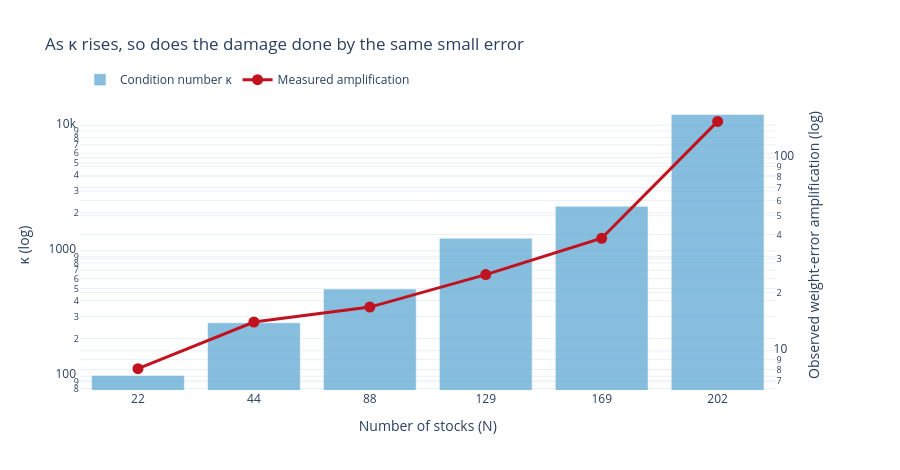

The notebook cell saved with this chart:
### Code cell
fig = make_subplots(specs=[[{"secondary_y": True}]])
fig.add_trace(go.Bar(x=amp_df["N"].astype(str), y=amp_df["kappa"],
                     name="Condition number κ", marker_color=AIRM_COLOURS[2], opacity=0.75))
fig.add_trace(go.Scatter(x=amp_df["N"].astype(str), y=amp_df["amplification"],
                         name="Measured amplification", mode="lines+markers",
                         line=dict(color=AIRM_COLOURS[1], width=3), marker=dict(size=11)),
              secondary_y=True)
fig.update_yaxes(title_text="κ (log)", type="log", secondary_y=False)
fig.update_yaxes(title_text="Observed weight-error amplification (log)", type="log",
                 secondary_y=True)
fig.update_layout(title="As κ rises, so does the damage done by the same small error",
                  template=AIRM_TEMPLATE, height=470,
                  xaxis_title="Number of stocks (N)",
                  legend=dict(orientation="h", y=1.12))
fig.show()

lr = sps.linregress(np.log10(amp_df["kappa"]), np.log10(amp_df["amplification"]))
print(f"log-log slope: {lr.slope:.2f}   R² = {lr.rvalue**2:.3f}")
print(f"\nAmplification climbs from {amp_df['amplification'].iloc[0]:.0f}x "
      f"to {amp_df['amplification'].iloc[-1]:.0f}x as κ climbs from "
      f"{amp_df['kappa'].iloc[0]:,.0f} to {amp_df['kappa'].iloc[-1]:,.0f}.")
print("\nNote the amplification is well BELOW κ in every row. κ is an upper bound -- the")
print("worst case -- and a RANDOM error does not happen to point in the worst direction.")
print("Which raises the obvious question: what does the worst direction look like?")

### Figure 1 — Plotly figure (JSON) as saved in the notebook; plotly's stock layout.template omitted (floating-point values rounded to 4 significant figures)
{"data": [{"marker": {"color": "#5fa8d3"}, "name": "Condition number κ", "opacity": 0.75, "type": "bar", "x": ["22", "44", "88", "129", "169", "202"], "y": [101.4, 266.8, 496.1, 1260.0, 2262.0, 12200.0]}, {"line": {"color": "#c1121f", "width": 3}, "marker": {"size": 11}, "mode": "lines+markers", "name": "Measured amplification", "type": "scatter", "x": ["22", "44", "88", "129", "169", "202"], "xaxis": "x", "y": [8.086, 14.1, 16.84, 24.81, 38.24, 154.1], "yaxis": "y2"}], "layout": {"height": 470, "legend": {"orientation": "h", "y": 1.12}, "title": {"text": "As κ rises, so does the damage done by the same small error"}, "xaxis": {"anchor": "y", "domain": [0, 0.94], "title": {"text": "Number of stocks (N)"}}, "yaxis": {"anchor": "x", "domain": [0, 1], "title": {"text": "κ (log)"}, "type": "log"}, "yaxis2": {"anchor": "x", "overlaying": "y", "side": "right", "title": {"text": "Observed weight-error amplification (log)"}, "type": "log"}}}
